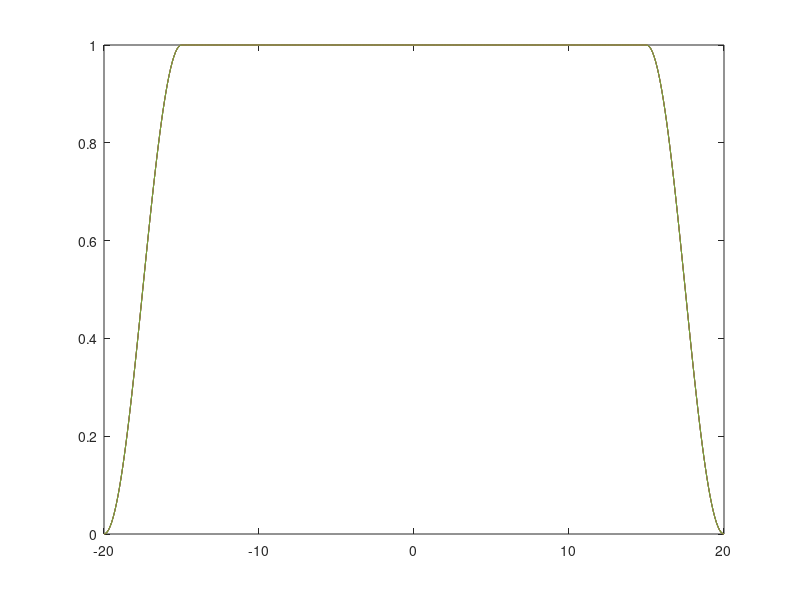

Source code (MATLAB):
%% Script for playing with different y-reducers

%% Want a function that:
%   is 1 for [0, +Ly-b]
%   goes from 1 to 0 from [Ly-b, Ly-c]
%   is 0 for [Ly-c, Ly]
Ly = 20;
b = 10;
c = 5;

% Tukey window (thanks Wikipedia!)
w = @(Y) repmat(tukeywin(size(Y,1),(b-c)/Ly),[1,size(Y,2)]);

% %% Even reflection of function over y-axis
% w = @(Y) (w0(Y) + w0(-Y))/2;

% Test 
y = -Ly:0.1:Ly;
Y = repmat(y',[1 5]);
figure(3); clf;
    plot(y,w(Y));